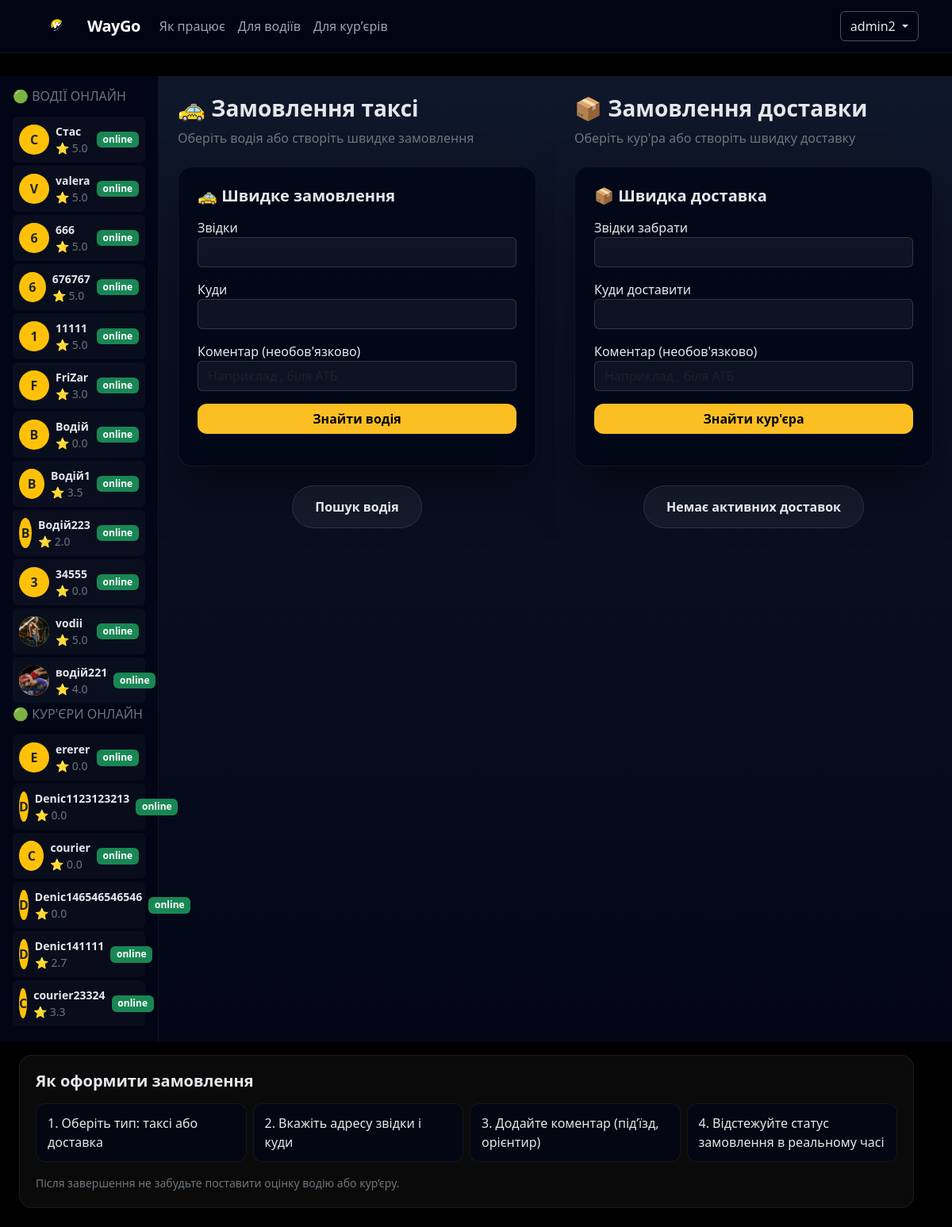
Page /clients/dashboard/ (signed in) on the committed database.
### users/models.py (models this page shows, shortened)
class User(AbstractUser):
    ROLE_CHOICE = (
        ("client", "Client"),
        ("driver", "Driver"),
        ("courier", "Courier"),
    )
    REQUIRED_FIELDS = ["email", "phone"]
    phone = models.CharField(max_length=20, unique=True)
    role = models.CharField(max_length=30,choices=ROLE_CHOICE,default="client")

### drivers/models.py (models this page shows, shortened)
class Driver(models.Model):
    user = models.OneToOneField(User,on_delete=models.CASCADE,related_name="driver")
    car_model = models.CharField(max_length=30,verbose_name="Модель авто")
    car_number = models.CharField(max_length=20,verbose_name="Номер машини")
    rating = models.FloatField(default=0)
    city = models.CharField(max_length=50)
    is_online  = models.BooleanField(default=False,verbose_name="Онлайн")
    create_at = models.DateTimeField(auto_now_add=True)
    balance = models.DecimalField(max_digits=10,decimal_places=2, default=0)
    bonus_for_paid = models.PositiveIntegerField(default=0)
    rating_bonus_for_paid = models.PositiveIntegerField(default=0)
    ride_500_for_paid =  models.BooleanField(default=False)
    photo = models.ImageField(upload_to="driver_avatars//",blank=True,null=True)

### couriers/models.py (models this page shows, shortened)
class Courier(models.Model):
    TRANSPORT_CHOICE = (
        ("bike","Bike"),
        ("car","Car"),
        ("foot","On foot"),
    )
    user = models.OneToOneField(User,on_delete=models.CASCADE, related_name="courier")
    transport = models.CharField(max_length=20,choices=TRANSPORT_CHOICE, verbose_name="Транспорт")
    is_online  = models.BooleanField(default=False,verbose_name="Онлайн")
    create_at = models.DateTimeField(auto_now_add=True)

### orders/models.py (models this page shows, shortened)
class TaxiOrder(models.Model):
    STATUS_CHOICES = (
        ("searching", "Пошук водія"),
        ("accepted", "🚕 Водій прийняв замовлення"),
        ("on_the_way", "🚗 Водій їде до вас"),
        ("arrived", "📍 Водій на місці"),
        ("completed", "✅ Замовлення виконано"),
        ("cancelled", "Скасовано"),
    )
    client = models.ForeignKey(settings.AUTH_USER_MODEL,on_delete=models.CASCADE,related_name="taxi_orders")
    driver = models.ForeignKey(Driver,on_delete=models.SET_NULL,null=True,blank=True,related_name="orders")
    comment = models.TextField(blank=True,null=True)
    price = models.DecimalField(max_digits=8,decimal_places=2,blank=True,null=True)
    pickup_address = models.CharField(max_length=255)
    destination_address = models.CharField(max_length=255)
    city = models.CharField(max_length=100)
    status = models.CharField(max_length=20,choices=STATUS_CHOICES,default="searching")
    create_at = models.DateTimeField(auto_now_add=True)

### clients/views.py (the view, shortened to what this page needs)
# urls.py: path("dashboard/", client_dashboard, name="client-dashboard"),
@login_required
def client_dashboard(request):
    online_drivers = Driver.objects.filter(is_online=True)
    online_couriers = Courier.objects.filter(is_online=True).annotate(rating_avg=Avg("ratings__rating"))
    active_taxi_order = TaxiOrder.objects.filter(
        client=request.user
    ).order_by("-create_at").first()
    active_courier_order = CourierOrder.objects.filter(
        client=request.user
    ).order_by("-create_at").first()
    can_rate_driver = False
    if (
        active_taxi_order
        and active_taxi_order.driver
        and active_taxi_order.status in ["arrived", "completed"]
    ):
        can_rate_driver = not active_taxi_order.driver.ratings.filter(order=active_taxi_order).exists()
    can_rate_courier = False
    if (
        active_courier_order
        and active_courier_order.courier
        and active_courier_order.status in ["arrived", "completed"]
    ):
        can_rate_courier = not active_courier_order.courier.ratings.filter(order=active_courier_order).exists()
    return render(
        request,
        "clients/dashboard.html",
        {
            "online_drivers": online_drivers,
            "online_couriers": online_couriers,
            "active_taxi_order": active_taxi_order,
            "active_courier_order": active_courier_order,
            "can_rate_driver": can_rate_driver,
            "can_rate_courier": can_rate_courier,
        },
    )

### templates/clients/dashboard.html (shortened to what this page needs)
﻿{% extends "base.html" %}
{% block content %}
{% load static %}
<div class="container-fluid client-layout">
    <div class="row vh-100">
        <div class="col-12 col-md-3 col-lg-2 sidebar p-3">
            <h6 class="text-uppercase text-secondary mb-3">
                🟢 Водії онлайн
            </h6>
            {% for driver in online_drivers %}
            <div class="d-flex align-items-center gap-2 p-2 rounded driver-item mb-1">
                <div class="rounded-circle bg-warning text-dark
                            d-flex align-items-center justify-content-center fw-bold"
                     style="width:38px;height:38px;">
                    {% if driver.photo %}
                        <img src="{{ driver.photo.url }}"  class="driver-avatar" alt="Аватар">
                    {% else %}
                        <div class="avatar-placeholder">
                            {{ driver.user.username|slice:":1"|upper }}
                        </div>
                    {% endif %}
                </div>
                <div class="flex-grow-1">
                    <div class="fw-semibold small">{{ driver.user.username }}</div>
                    <div class="text-secondary small driver-rating-value">⭐ {{ driver.rating }}</div>
                </div>
                <span class="badge bg-success">online</span>
            </div>
            {% empty %}
                <p class="text-secondary small">Немає водіїв онлайн</p>
            {% endfor %}
            <h6 class="text-uppercase text-secondary mb-3">
                🟢 Кур'єри онлайн
            </h6>
            {% for courier in online_couriers %}
            <div class="d-flex align-items-center gap-2 p-2 rounded courier-item mb-1">
                <div class="rounded-circle bg-warning text-dark
                            d-flex align-items-center justify-content-center fw-bold"
                     style="width:38px;height:38px;">
                    {{ courier.user.username|slice:":1"|upper }}
                </div>
                <div class="flex-grow-1">
                    <div class="fw-semibold small">{{ courier.user.username }}</div>
                    <div class="text-secondary small courier-rating-value">⭐ {{ courier.rating_avg|default:0|floatformat:1 }}</div>
                </div>
                <span class="badge bg-success">online</span>
            </div>
            {% empty %}
                <p class="text-secondary small">Немає кр'єрів онлайн</p>
            {% endfor %}
        </div>
        <div class="col main-area p-4">
            <h3 class="fw-bold">🚕 Замовлення таксі</h3>
            <p class="text-secondary">Оберіть водія або створіть швидке замовлення</p>
            <div class="order-card mt-4 p-4">
                <div class="card-body">
                    <h5 class="fw-bold mb-3">🚕 Швидке замовлення</h5>
                    <form method="post">
                        <div class="mb-3">
                            <label>Звідки</label>
                            <input id="pickup-taxi" name="pickup_address" class="form-control" autocomplete="off">
                        </div>
                        <div class="mb-3">
                            <label>Куди</label>
                            <input id="destination-taxi" name="destination_address" class="form-control" autocomplete="off">
                        </div>
                        <div class="mb-3">
                            <label>Коментар (необов'язково)</label>
                            <input id="comment"  name="comment" class="form-control" placeholder="Наприклад , біля АТБ">
                        </div>
                        <button class="btn btn-main w-100">Знайти водія</button>
                    </form>
                </div>
            </div>
            <div class="order-status-wrapper mt-4" >
                <div id="taxi-order-status" class="order-status-badge">
                    {% if active_taxi_order %}
                        {{active_taxi_order.get_status_display}}
                    {% else %}
                        Немає активних замовлень
                    {% endif %}
                </div>
            </div>
        </div>
        <div class="col main-area p-4">
            <h3 class="fw-bold">📦 Замовлення доставки</h3>
            <p class="text-secondary">Оберіть кур'ра або створіть швидку доставку</p>
            <div class="order-card mt-4 p-4">
                <div class="card-body">
                    <h5 class="fw-bold mb-3">📦 Швидка доставка</h5>
                    <form method="post">
                        <div class="mb-3">
                            <label>Звідки забрати</label>
                            <input id="pickup-courier" name="pickup_address" class="form-control" autocomplete="off">
                        </div>
                        <div class="mb-3">
                            <label>Куди доставити </label>
                            <input id="delivery-courier" name="delivery_address" class="form-control" autocomplete="off">
                        </div>
                        <div class="mb-3">
                            <label>Коментар (необов'язково)</label>
                            <input id="comment"  name="comment" class="form-control" placeholder="Наприклад , біля АТБ">
                        </div>
                        <button class="btn btn-main w-100">Знайти кур'єра</button>
                    </form>
                </div>
            </div>
            <div class="order-status-wrapper mt-4" >
                <div id="courier-order-status" class="order-status-badge">
                </div>
        </div>
    </div>
    <div class="row mt-3 px-4 pb-4">
    <div class="col-12">
        <div class="help-card">
            <h5 class="fw-bold mb-3">Як оформити замовлення</h5>
            <div class="row g-2">
                <div class="col-md-3"><div class="help-item">1. Оберіть тип: таксі або доставка</div></div>
                <div class="col-md-3"><div class="help-item">2. Вкажіть адресу звідки і куди</div></div>
                <div class="col-md-3"><div class="help-item">3. Додайте коментар (під’їзд, орієнтир)</div></div>
                <div class="col-md-3"><div class="help-item">4. Відстежуйте статус замовлення в реальному часі</div></div>
            </div>
            <div class="text-secondary small mt-3">
                Після завершення не забудьте поставити оцінку водію або кур’єру.
            </div>
        </div>
    </div>
</div>
</div>
{% endblock %}

### templates/base.html (shortened to what this page needs)
<!DOCTYPE html>
<html lang="en">
<head>
    {% load static %}
    <link href="https://cdn.jsdelivr.net/npm/bootstrap@5.3.3/dist/css/bootstrap.min.css" rel="stylesheet">
    <link rel="stylesheet" href="{% static 'core/style.css' %}">
</head>
<body>
  <nav class="navbar navbar-expand-lg navbar-dark fixed-top">
      <div class="container">
        <a href="{% url 'home' %}" class="navbar-brand fw-bold d-flex align-items-center">
          <img src="{% static 'img/logo.png' %}" height="40" class="me-2">
          WayGo
        </a>
        <div class="collapse navbar-collapse" id="mainNavbar">
          <ul class="navbar-nav me-auto mb-2 mb-lg-0">
            <li class="nav-item">
              <a href="#how" class="nav-link">Як працює</a>
            </li>
            <li class="nav-item">
              <a href="#drivers" class="nav-link">Для водіїв</a>
            </li>
            <li class="nav-item">
              <a href="#couriers" class="nav-link">Для курʼєрів</a>
            </li>
          </ul>
          <div class="d-flex align-items-center gap-2">
            {% if user.is_authenticated %}
              <div class="dropdown">
              <button class="btn btn-outline-light dropdown-toggle" data-bs-toggle="dropdown">
                {% if user.role == "driver" and user.driver %}
                    {{ user.driver.user.username }}
                {% elif user.role == "courier" and user.courier %}
                    {{ user.courier.user.username }}
                {% else %}
                    {{ user.username }}
                {% endif %}
              </button>
              </div>
            {% else %}
              <a href="{% url 'login' %}" class="btn btn-outline-light">Увійти</a>
              <a href="{% url 'register' %}" class="btn btn-warning">Зареєструватися</a>
            {% endif %}
          </div>
        </div>
      </div>
    </nav>
<main>
    {% block content %}
    {% endblock %}
</main>
</body>
</html>

### static/core/style.css (style rules this page uses)
body { margin-top: 72px; }
.navbar { background: rgba(2, 6, 23, 0.85) !important; border-bottom: 1px solid rgba(255,255,255,0.06); backdrop-filter: blur(8px); }
.navbar-brand { font-weight: 687; letter-spacing: -0.5px; }
.navbar-brand img { border-radius: 8px; }
.navbar .nav-link { color: #9ca3af !important; font-weight: 500; }
.navbar .btn-outline-light { border-color: rgba(255,255,255,0.3); color: #e5e7eb; }

### templates/clients/dashboard.html (style rules this page uses)
body { background-color: #000; }
.client-layout { background: linear-gradient(180deg, #020617, #0f172a); color: #e5e7eb; }
.sidebar { background: rgba(2,6,23,0.9); backdrop-filter: blur(8px); border-right: 1px solid rgba(255,255,255,0.06); }
.driver-item, .courier-item { background: rgba(255,255,255,0.03); transition: all .25s ease; }
.main-area { background: linear-gradient(180deg, #0f172a, #020617); }
.order-card { background: rgba(2,6,23,0.85); border-radius: 18px; box-shadow: 0 30px 60px rgba(0,0,0,.5); border: 1px solid rgba(255,255,255,.06); }
.order-card input { background: rgba(255,255,255,0.05); border: 1px solid rgba(255,255,255,0.15); color: #e5e7eb; }
.btn-main { background: #fbbf24; color: #000; font-weight: 600; border-radius: 12px; }
.order-status-wrapper { display: flex; justify-content: center; }
.order-status-badge { padding: 14px 28px; border-radius: 30px; font-weight: 600; font-size: 16px; background: rgba(255,255,255,0.05); border: 1px solid rgba(255,255,255,0.1); backdrop-filter: blur(10px); transition: all 0.3s ease; }
.order-status-wrapper { display: flex; flex-direction: column; align-items: center; }
.help-card { background: rgba(255,255,255,0.04); border: 1px solid rgba(255,255,255,.08); border-radius: 16px; padding: 20px; }
.help-item { background: rgba(2,6,23,0.65); border: 1px solid rgba(255,255,255,.06); border-radius: 12px; padding: 12px 14px; }
.driver-avatar { width: 38px; height: 38px; border-radius: 50%; object-fit: cover; display: block; }

### rows in the picture
User: username "admin2"
Driver: user.username "С", user.username "Стас", rating "5.0"
Driver: user.username "V", user.username "valera", rating "5.0"
Driver: user.username "6", user.username "666", rating "5.0"
Driver: user.username "6", user.username "676767", rating "5.0"
Driver: user.username "1", user.username "11111", rating "5.0"
Driver: user.username "F", user.username "FriZar", rating "3.0"
Driver: user.username "В", user.username "Водій", rating "0.0"
Driver: user.username "В", user.username "Водій1", rating "3.5"
Driver: user.username "В", user.username "Водій223", rating "2.0"
Driver: user.username "3", user.username "34555", rating "0.0"
Driver: photo (picture), user.username "vodii", rating "5.0"
Driver: photo (picture), user.username "водій221", rating "4.0"
Courier: user.username "E", user.username "ererer", rating_avg "0.0"
Courier: user.username "D", user.username "Denic1123123213", rating_avg "0.0"
Courier: user.username "C", user.username "courier", rating_avg "0.0"
Courier: user.username "D", user.username "Denic146546546546", rating_avg "0.0"
Courier: user.username "D", user.username "Denic141111", rating_avg "2.7"
Courier: user.username "C", user.username "courier23324", rating_avg "3.3"
TaxiOrder: status "Пошук водія"
